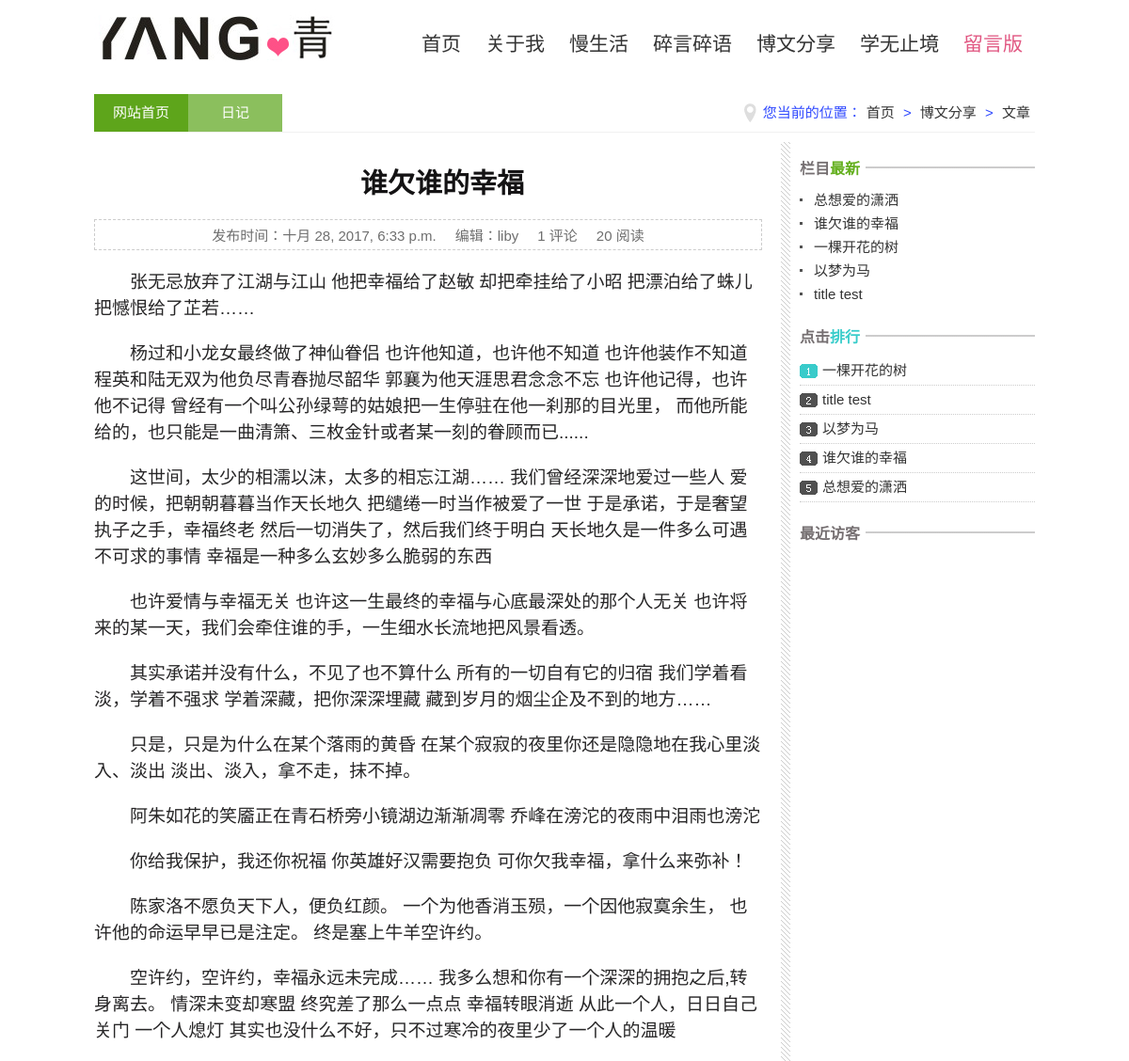
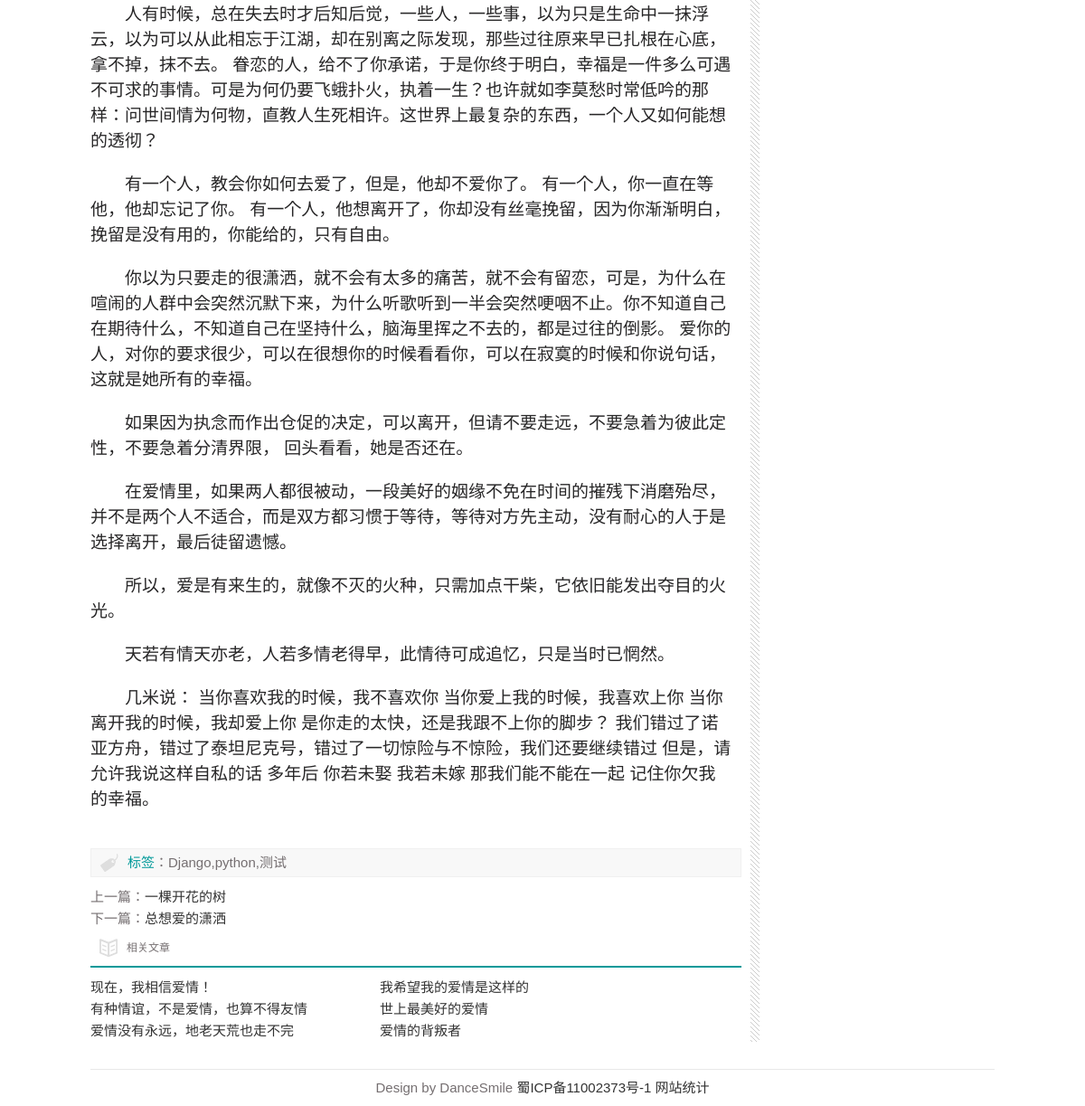
The app's page /post/4/ with its own data (2 pictures, top to bottom).
### blog/models.py (models this page shows, shortened)
class Post(models.Model):
    title = models.CharField(max_length=100)
    body = models.TextField()
    creater_time = models.DateTimeField()
    modified_time = models.DateTimeField()
    abstract = models.CharField(max_length=200,blank=True)
    category = models.ForeignKey(Category)
    tags = models.ManyToManyField(Tag, blank=True)
    author = models.ForeignKey(User)
    click_rate = models.IntegerField(default=0)
    top_weight = models.IntegerField(default=0)
    img_url = models.CharField(max_length=300,blank=True)
    def get_absolute_url(self):
        return reverse('blog:detail', kwargs={'pk': self.pk})
    def get_next_absolute_url(self):
        if Post.objects.filter(pk=self.pk + 1) :
            url = reverse('blog:detail', kwargs={'pk': self.pk + 1})
            post_name = Post.objects.filter(pk=self.pk + 1)[0].title
            dictinfo={
                'url_info':url,
                'title' : post_name,
            }
            return dictinfo
        else:
            dictinfo={
                'url_info':"NULL",
                'title' : "NULL",
            }
            return dictinfo
    def get_pre_absolute_url(self):
        if Post.objects.filter(pk=self.pk - 1) :
            url = reverse('blog:detail', kwargs={'pk': self.pk - 1})
            post_name = Post.objects.filter(pk=self.pk - 1)[0].title
            dictinfo={
                'url_info':url,
                'title' : post_name,
            }
            return dictinfo
        else:
            dictinfo={
                'url_info':"NULL",
                'title' : "NULL",
            }
            return dictinfo
    def click_rate_add(self):
        self.click_rate=self.click_rate+1
        self.save()
    def save(self, *args, **kwargs):
        if not self.abstract:
            md = markdown.Markdown(extensions=[
                'markdown.extensions.extra',
                'markdown.extensions.codehilite',
            ])
            self.abstract = strip_tags(md.convert(self.body))[:54]
        super(Post, self).save(*args, **kwargs)

### blog/views.py (the view)
# urls.py: url(r'^post/(?P<pk>[0-9]+)/$', views.PostDetailView.as_view(), name='detail'),
class PostDetailView(DetailView):
    model = Post
    template_name = 'blog/detail.html'
    context_object_name = 'post'
    def get(self, request, *args, **kwargs):
        response = super(PostDetailView, self).get(request, *args, **kwargs)
        self.object.click_rate_add()
        return response
    def get_object(self, queryset=None):
        post = super(PostDetailView, self).get_object(queryset=None)
        post.body = markdown.markdown(post.body,
                                      extensions=[
                                          'markdown.extensions.extra',
                                          'markdown.extensions.codehilite',
                                          'markdown.extensions.toc',
                                      ])
        return post
    def get_context_data(self, **kwargs):
        post = super(PostDetailView, self).get_object(queryset=None)
        context = super(PostDetailView, self).get_context_data(**kwargs)
        form = CommentForm()
        comment_list = self.object.comment_set.all()
        next_dictinfo = post.get_next_absolute_url()
        pre_dictinfo = post.get_pre_absolute_url()
        print next_dictinfo['url_info']
        context.update({
            'form': form,
            'comment_list': comment_list,
            'next_url':next_dictinfo['url_info'],
            'next_title': next_dictinfo['title'],
            'pre_url':pre_dictinfo['url_info'],
            'pre_title': pre_dictinfo['title'],
        })
        return context

### blog/templatetags/blog_tags.py (called while the page is built)
@register.simple_tag
def get_recent_posts(num=5):
    return Post.objects.all().order_by('-creater_time')[:num]

@register.simple_tag
def get_click_rate_posts(num=5):
    return Post.objects.all().order_by('-click_rate')[:num]

### templates/blog/detail.html (shortened to what this page needs)
{% extends 'base.html' %}
{% load staticfiles %}
{% load blog_tags %}
{% block css %}
    <link href="{% static 'blog2/css/new.css' %}" rel="stylesheet">
{% endblock css %}
{% block article %}
<article class="post post-{{ post.pk }}">
  <h1 class="t_nav"><span>您当前的位置：<a href="/">首页</a>&nbsp;&gt;&nbsp;<a href="/news/s/">博文分享</a>&nbsp;&gt;&nbsp;<a href="{{ post.get_absolute_url }}">文章</a></span><a href="/" class="n1">网站首页</a><a href="/" class="n2">日记</a></h1>
  <div class="index_about">
    <h2 class="c_titile">{{ post.title }}</h2>
    <p class="box_c"><span class="d_time">发布时间：{{ post.creater_time }}</span><span>编辑：{{ post.author }}</span><span>{{ post.comment_set.count }} 评论</span><span>{{ post.click_rate }} 阅读</span></p>
    <ul class="infos">
    {{ post.body|safe }}
    </ul>
    <div class="keybq">
    <p><span>标签</span>：Django,python,测试</p>
    </div>
    <div class="nextinfo">
      {% ifnotequal pre_url "NULL" %}
      <p>上一篇：<a href="{{pre_url}}">{{pre_title}}</a></p>
       {% endifnotequal %}
      {% ifnotequal next_url "NULL" %}
      <p>下一篇：<a href="{{next_url}}">{{next_title}}</a></p>
      {% endifnotequal %}
    </div>
    <div class="otherlink">
      <h2>相关文章</h2>
      <ul>
        <li><a href="/news/s/2013-07-25/524.html" title="现在，我相信爱情！">现在，我相信爱情！</a></li>
        <li><a href="/newstalk/mood/2013-07-24/518.html" title="我希望我的爱情是这样的">我希望我的爱情是这样的</a></li>
        <li><a href="/newstalk/mood/2013-07-02/335.html" title="有种情谊，不是爱情，也算不得友情">有种情谊，不是爱情，也算不得友情</a></li>
        <li><a href="/newstalk/mood/2013-07-01/329.html" title="世上最美好的爱情">世上最美好的爱情</a></li>
        <li><a href="/news/read/2013-06-11/213.html" title="爱情没有永远，地老天荒也走不完">爱情没有永远，地老天荒也走不完</a></li>
        <li><a href="/news/s/2013-06-06/24.html" title="爱情的背叛者">爱情的背叛者</a></li>
      </ul>
    </div>
  </div>
  <aside class="right">
    <div class="blank"></div>
    <div class="news">
      <h3>
        <p>栏目<span>最新</span></p>
      </h3>
      <ul class="rank">
      {% get_recent_posts as recent_posts_list %}
      {% for post in recent_posts_list %}
      <li><a href="{{ post.get_absolute_url }}" title="Column 三栏布局 个人网站模板" target="_blank">{{post.title}}</a></li>
      {% empty %}
      暂无文章
      {% endfor %}
      </ul>
      <h3 class="ph">
        <p>点击<span>排行</span></p>
      </h3>
        <ul class="paih">
          {%  get_click_rate_posts as click_rate_posts_list%}
          {% for post in click_rate_posts_list %}
          <li><a href="{{ post.get_absolute_url }}" title="Column 三栏布局 个人网站模板" target="_blank">{{post.title}}</a></li>
          {% empty %}
          暂无文章
          {% endfor %}
        </ul>
    </div>
    <div class="visitors">
      <h3>
        <p>最近访客</p>
      </h3>
    </div>
  </aside>
</article>
{% endblock article %}

### blog/static/blog2/css/base.css (style rules this page uses)
* { margin: 0; padding: 0 }
body { font: 15px "����", Arial, Helvetica, sans-serif; color: #756F71 }
ul { list-style: none; }
a:link, a:visited { text-decoration: none; color: #333; }
.right { float: right; }
.blank { height: 5px; overflow: hidden; width: 100%; margin: auto; clear: both }
article { width: 1000px; margin: 20px auto; overflow: hidden }
aside { width: 250px; }

### blog/static/blog2/css/new.css (style rules this page uses)
h1.t_nav span { float: right; color: #2f49ff; background:url(../images/5849.png) no-repeat left center; padding-left:20px }
h1.t_nav span a { margin: 0 5px }
h1.t_nav { border-bottom: #F1F1F1 1px solid; font-size: 15px; font-weight: normal; line-height: 40px; height: 40px; }
a.n1, a.n2 { width: 100px; display: block; text-align: center; color: #fff; float: left }
.n1 { background: #5EA51B; }
.n2 { background: #8BBF5D; }
.index_about { float: left; width: 740px; overflow: hidden; background: url(../images/r_line.jpg) repeat-y right; margin: 10px 0 }
.c_titile { color: #141314;font-size: 29px; margin: 20px 0; text-align: center }
.box_c { border: #ccc 1px dashed; text-align: center; padding: 5px 0; margin-right: 30px;color: #6e6e6e; }
.box_c span { margin: 0 10px; }
ul.infos { overflow: hidden; margin: 20px 30px 20px 0; line-height: 28px; font-size: 19px; text-indent: 2em; }
ul.infos p { color: #272627;margin-bottom: 20px }
.keybq { background: url(../images/6264.png) no-repeat 10px center #F8F8F8; line-height: 30px; height: 30px; padding-left: 40px; border: 1px solid #F0F0F0; margin-right: 20px; }
.keybq span { color: #099 }
.nextinfo { line-height: 24px; }
.otherlink h2 { border-bottom: #099 2px solid; line-height: 40px; font-size: 12px; font-weight: normal; margin-right: 20px; background:url(../images/5794.png) 10px center no-repeat; padding-left:40px }
.otherlink ul { margin: 10px 0 }
.otherlink li { line-height: 24px; height: 24px; display: block; width: 290px; float: left; overflow: hidden; margin-right: 30px; }
.rank li { height: 25px; line-height: 25px; clear: both; padding-left: 5px; overflow: hidden; padding-left: 15px; background: url(../images/li.jpg) no-repeat left center; }
.rank { margin: 10px 0 }
.rank li a { color: #333; }
.paih { background: url(../images/ph.jpg) no-repeat left 8px; margin: 10px 0 }
.paih li { line-height: 30px; height: 30px; overflow: hidden; padding-left: 24px; border-bottom: #CCC dotted 1px }
.news h3, .visitors h3 { font-size: 16px; background: url(../images/r_title_bg.jpg) repeat-x center; }
.news h3 p, .visitors h3 p { background: #fff; width: 70px }
.news h3 span { color: #65b020 }
.news h3.ph span { color: #37ccca; }
.news ul { margin-bottom: 20px }

### records on screen
Post: title "谁欠谁的幸福", creater_time "十月 28, 2017, 6:33 p.m.", author "liby", comment_set.count "1", click_rate "20", body "张无忌放弃了江湖与江山 他把幸福给了赵敏 却把牵挂给了小昭 把漂泊给了蛛儿 把憾恨给了芷若…… 杨过和小龙女最终做了神仙眷侣 也许他知道，也许他不知道 也许他装作不知道 程英和陆无双为他负尽青春抛尽韶华 郭襄为他天涯思君念念不忘 也许他记得，也许他不记得 曾经有一个叫公孙绿萼的姑娘把一生停驻在他一刹那的目光里， 而他所能给的，也只能是一曲清箫、三枚金针或者某一刻的眷顾而已...... 这世间，太少的相濡以沫，太多的相忘江湖…… 我们曾经深深地爱过一些人 爱的时候，把朝朝暮暮当作天长地久 把缱绻一时当作被爱了一世 于是承诺，于是奢望执子之手，幸福终老 然后一切消失了，然后我们终于明白 天长地久是一件多么可遇不可求的事情 幸福是一种多么玄妙多么脆弱的东西 也许爱情与幸福无关 也许这一生最终的幸福与心底最深处的那个人无关 也许将来的某一天，我们会牵住谁的手，一生细水长流地把风景看透。 其实承诺并没有什么，不见了也不算什么 所有的一切自有它的归宿 我们学着看淡，学着不强求 学着深藏，把你深深埋藏 藏到岁月的烟尘企及不到的地方…… 只是，只是为什么在某个落雨的黄昏 在某个寂寂的夜里你还是隐隐地在我心里淡入、淡出 淡出、淡入，拿不走，抹不掉。 阿朱如花的笑靥正在青石桥旁小镜湖边渐渐凋零 乔峰在滂沱的夜雨中泪雨也滂沱 你给我保护，我还你祝福 你英雄好汉需要抱负 可你欠我幸福，拿什么来弥补！ 陈家洛不愿负天下人，便负红颜。 一个为他香消玉殒，一个因他寂寞余生， 也许他的命运早早已是注定。 终是塞上牛羊空许约。 空许约，空许约，幸福永远未完成…… 我多么想和你有一个深深的拥抱之后,转身离去。…"
Post: title "一棵开花的树"
Post: title "总想爱的潇洒"
Post: title "以梦为马"
Post: title "title test"
